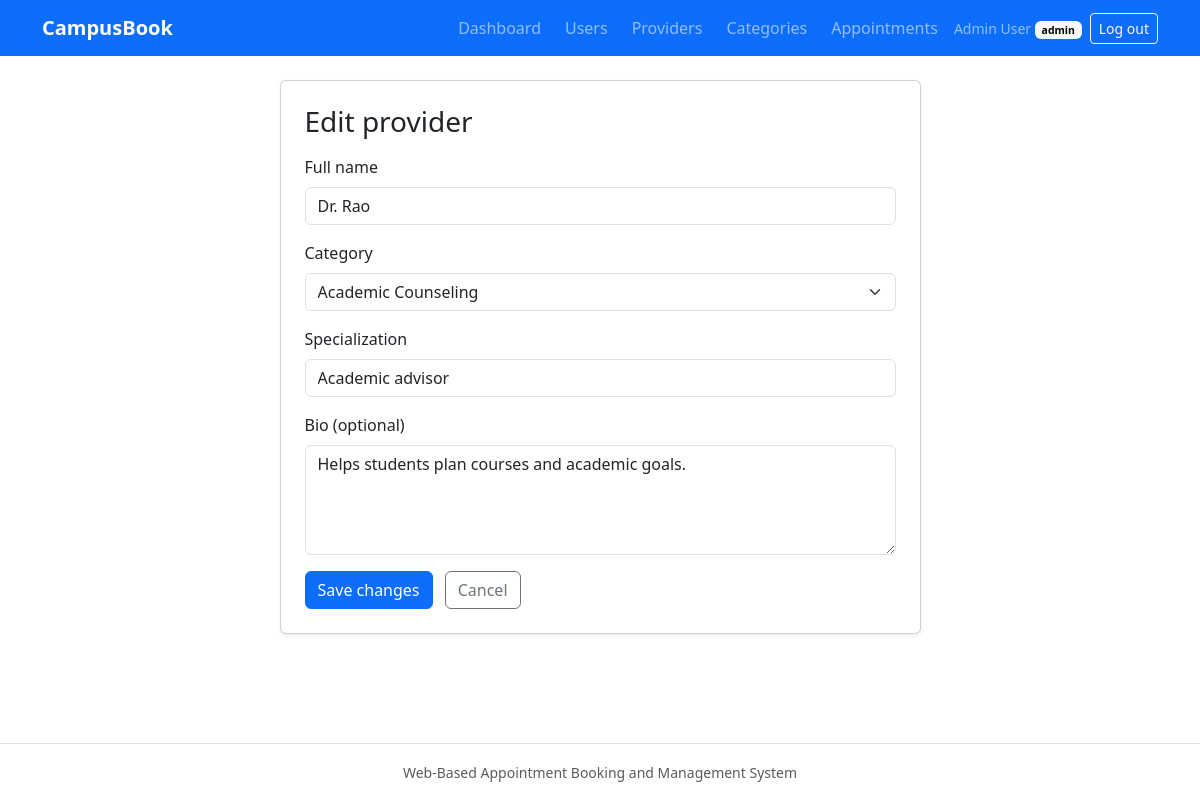
The page /admin/providers/1/edit (signed in) on the database its author committed.
### app/models/user.py (models this page shows, shortened)
class User(UserMixin, db.Model):
    __tablename__ = "users"
    __table_args__ = (
        CheckConstraint("role IN ('student', 'provider', 'admin')", name="ck_users_role"),
    )
    id: Mapped[int] = mapped_column(primary_key=True)
    name: Mapped[str] = mapped_column(String(100))
    email: Mapped[str] = mapped_column(String(255), unique=True, index=True)
    password_hash: Mapped[str] = mapped_column(String(255))
    role: Mapped[str] = mapped_column(String(20), default=Role.STUDENT)
    is_active: Mapped[bool] = mapped_column(default=True)
    created_at: Mapped[datetime] = mapped_column(default=utcnow)
    provider_profile = relationship("ServiceProvider", back_populates="user", uselist=False)
    appointments = relationship("Appointment", back_populates="student")

### app/models/provider.py (models this page shows, shortened)
class ServiceProvider(db.Model):
    __tablename__ = "service_providers"
    __table_args__ = (
        CheckConstraint(
            "slot_duration_minutes BETWEEN 10 AND 120",
            name="ck_providers_slot_duration",
        ),
    )
    id: Mapped[int] = mapped_column(primary_key=True)
    user_id: Mapped[int] = mapped_column(ForeignKey("users.id"), unique=True)
    category_id: Mapped[int] = mapped_column(ForeignKey("appointment_categories.id"))
    specialization: Mapped[str] = mapped_column(String(120))
    bio: Mapped[Optional[str]] = mapped_column(Text)
    slot_duration_minutes: Mapped[int] = mapped_column(default=30)
    user = relationship("User", back_populates="provider_profile")
    category = relationship("AppointmentCategory", back_populates="providers")
    schedules = relationship(
        "AvailabilitySchedule", back_populates="provider", cascade="all, delete-orphan"
    )
    blocked_times = relationship(
        "BlockedTime", back_populates="provider", cascade="all, delete-orphan"
    )
    appointments = relationship("Appointment", back_populates="provider")
    @property
    def name(self) -> str:
        return self.user.name

### app/blueprints/admin/routes.py (the view, shortened to what this page needs)
@bp.route("/providers/<int:provider_id>/edit", methods=["GET", "POST"])
@role_required(Role.ADMIN)
def edit_provider(provider_id):
    provider = get_or_404(ServiceProvider, provider_id)
    form = ProviderEditForm(obj=provider)
    form.category_id.choices = category_choices()
    return render_template("admin/provider_form.html", form=form, is_new=False, provider=provider)

### app/blueprints/admin/forms.py
class ProviderEditForm(FlaskForm):
    name = StringField(
        "Full name", validators=[DataRequired(), Length(min=2, max=100)], filters=[strip_text]
    )
    category_id = SelectField("Category", coerce=int, choices=[])
    specialization = StringField(
        "Specialization", validators=[DataRequired(), Length(min=2, max=120)], filters=[strip_text]
    )
    bio = TextAreaField("Bio (optional)", validators=[Optional(), Length(max=1000)])
    submit = SubmitField("Save changes")

### app/blueprints/admin/routes.py (called while the page is built)
def category_choices():
    categories = db.session.execute(
        db.select(AppointmentCategory).order_by(AppointmentCategory.name)
    ).scalars().all()
    return [(c.id, c.name) for c in categories]

def get_or_404(model, object_id):
    obj = db.session.get(model, object_id)
    if obj is None:
        abort(404)
    return obj

### app/blueprints/auth/forms.py (called while the page is built)
def strip_text(value):
    return value.strip() if value else value

### app/models/user.py (called while the page is built)
@login_manager.user_loader
def load_user(user_id: str):
    user = db.session.get(User, int(user_id))
    if user is None or not user.is_active:
        return None
    return user

### app/utils/roles.py (called while the page is built)
def role_required(*roles):
    def decorator(view):
        @wraps(view)
        @login_required
        def wrapped(*args, **kwargs):
            if current_user.role not in roles:
                abort(403)
            return view(*args, **kwargs)
        return wrapped
    return decorator

### app/templates/admin/provider_form.html (shortened to what this page needs)
{% extends "base.html" %}
{% from "partials/_form_macros.html" import render_field %}
{% block content %}
<div class="row justify-content-center">
  <div class="col-lg-7">
    <div class="card shadow-sm">
      <div class="card-body p-4">
        <h1 class="h3 mb-3">{{ 'Add a service provider' if is_new else 'Edit provider' }}</h1>
        <form method="post" novalidate>
          {{ render_field(form.name, autofocus=true) }}
          {{ render_field(form.category_id) }}
          {{ render_field(form.specialization) }}
          {{ render_field(form.bio, rows=4) }}
          {{ form.submit(class="btn btn-primary") }}
          <a class="btn btn-outline-secondary ms-2" href="{{ url_for('admin.providers') }}">Cancel</a>
        </form>
      </div>
    </div>
  </div>
</div>
{% endblock %}

### app/templates/base.html (shortened to what this page needs)
<!DOCTYPE html>
<html lang="en">
<head>
  <link href="https://cdn.jsdelivr.net/npm/bootstrap@5.3.3/dist/css/bootstrap.min.css" rel="stylesheet">
  <link href="{{ url_for('static', filename='css/style.css') }}" rel="stylesheet">
</head>
<body class="d-flex flex-column min-vh-100">
  <nav class="navbar navbar-expand-lg navbar-dark bg-primary">
    <div class="container">
      <a class="navbar-brand fw-semibold" href="{{ url_for('main.index') }}">CampusBook</a>
      <div class="collapse navbar-collapse" id="mainNav">
        <ul class="navbar-nav ms-auto align-items-lg-center gap-lg-2">
          {% if current_user.is_authenticated %}
            <li class="nav-item"><a class="nav-link" href="{{ url_for('main.dashboard') }}">Dashboard</a></li>
            {% if current_user.role == 'student' %}
              <li class="nav-item"><a class="nav-link" href="{{ url_for('student.providers') }}">Find a provider</a></li>
              <li class="nav-item"><a class="nav-link" href="{{ url_for('student.appointments') }}">My appointments</a></li>
              <li class="nav-item"><a class="nav-link" href="{{ url_for('student.history') }}">History</a></li>
            {% elif current_user.role == 'provider' %}
              <li class="nav-item"><a class="nav-link" href="{{ url_for('provider.availability') }}">Availability</a></li>
              <li class="nav-item"><a class="nav-link" href="{{ url_for('provider.appointments') }}">Appointments</a></li>
            {% elif current_user.role == 'admin' %}
              <li class="nav-item"><a class="nav-link" href="{{ url_for('admin.users') }}">Users</a></li>
              <li class="nav-item"><a class="nav-link" href="{{ url_for('admin.providers') }}">Providers</a></li>
              <li class="nav-item"><a class="nav-link" href="{{ url_for('admin.categories') }}">Categories</a></li>
              <li class="nav-item"><a class="nav-link" href="{{ url_for('admin.appointments') }}">Appointments</a></li>
            {% endif %}
            <li class="nav-item">
              <span class="navbar-text small">
                {{ current_user.name }}
                <span class="badge text-bg-light">{{ current_user.role }}</span>
              </span>
            </li>
            <li class="nav-item">
              <form method="post" action="{{ url_for('auth.logout') }}" class="d-inline">
                <button type="submit" class="btn btn-outline-light btn-sm">Log out</button>
              </form>
            </li>
          {% else %}
            <li class="nav-item"><a class="nav-link" href="{{ url_for('auth.login') }}">Log in</a></li>
            <li class="nav-item"><a class="nav-link" href="{{ url_for('auth.register') }}">Register</a></li>
          {% endif %}
        </ul>
      </div>
    </div>
  </nav>
  <main class="container flex-grow-1 py-4">
    {% block content %}{% endblock %}
  </main>
  <footer class="py-3 text-center text-muted border-top">
    <small>Web-Based Appointment Booking and Management System</small>
  </footer>
</body>
</html>

### app/templates/partials/_form_macros.html
{% macro render_field(field) %}
{% set css = "form-select" if field.type == "SelectField" else "form-control" %}
<div class="mb-3">
  {{ field.label(class="form-label") }}
  {% if field.errors %}
    {{ field(class=css ~ " is-invalid", **kwargs) }}
    <div class="invalid-feedback">{{ field.errors|join(" ") }}</div>
  {% else %}
    {{ field(class=css, **kwargs) }}
  {% endif %}
</div>
{% endmacro %}

### rows shown on the page
User: name "Admin User", role "admin"
User: name "Dr. Rao"
ServiceProvider: category_id "Academic Counseling", specialization "Academic advisor", bio "Helps students plan courses and academic goals."

### other values the page prints
{{ 'Add a service provider' if is_new else 'Edit provider' }} "Edit provider"
{{ field.label(class="form-label") }} "Full name Category Specialization Bio (optional)"
